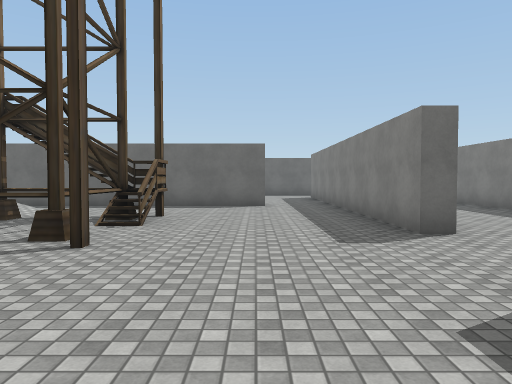
[1] (above)

24 first-person views from a walk through a Unity game level. The camera is 1.5 m above the floor, tilts 2° down and sees 70° across. The floor is counted in squares, 2 m on a side. Each view is taken from the middle of a square. On the plan, view 1 faces up. The plan holds only what a view shows up to about 11 squares ahead; the rest is blank. The player is left out. Some surface patterns are stand-ins.

[2]
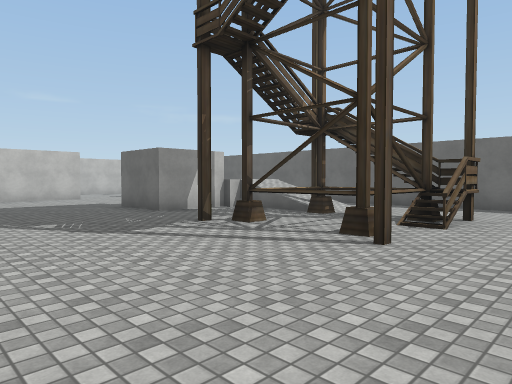

[3]
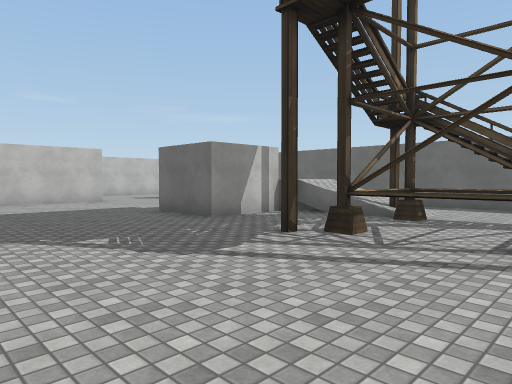

[4]
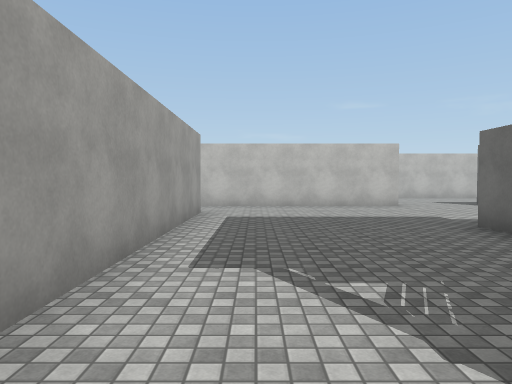

[5]
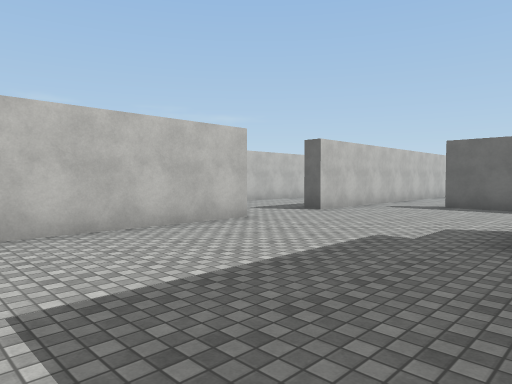

[6]
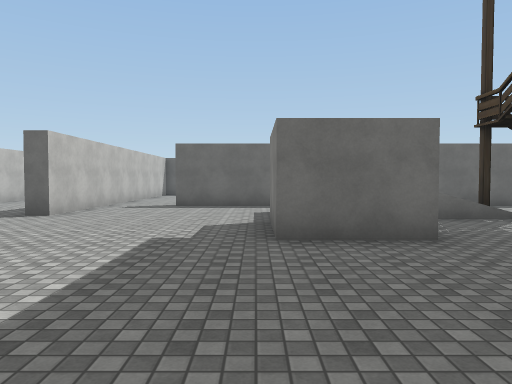

[7]
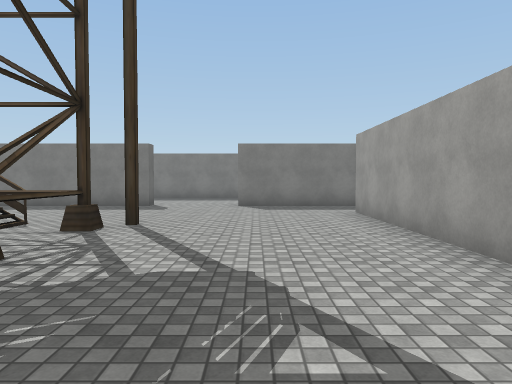

[8]
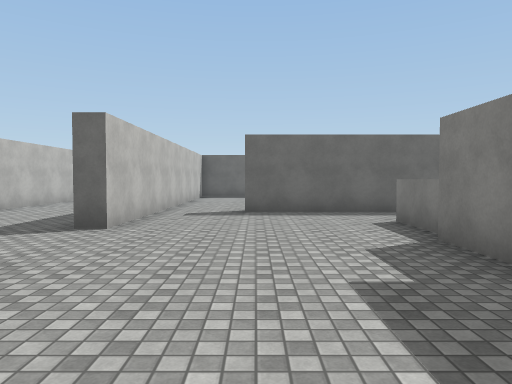

[9]
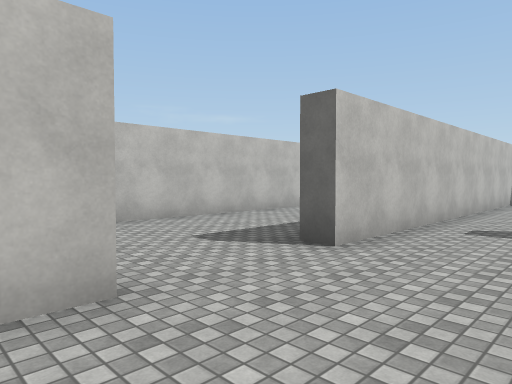

[10]
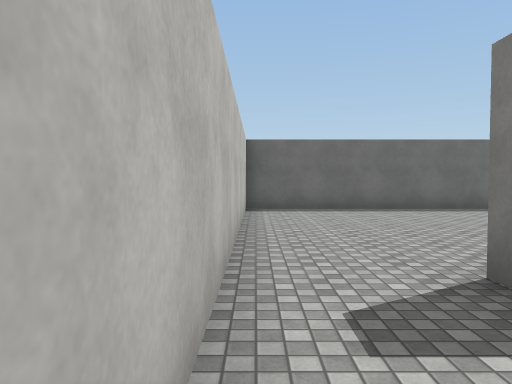

[11]
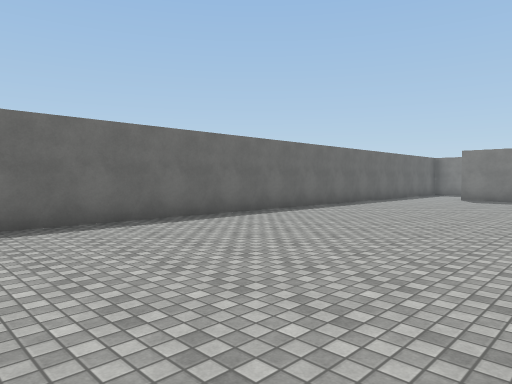

[12]
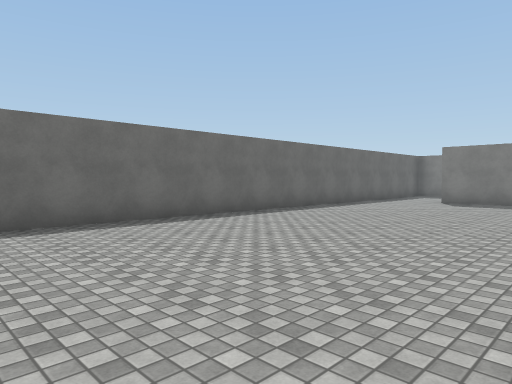

[13]
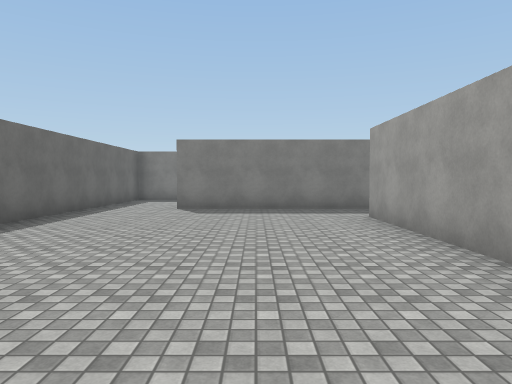

[14]
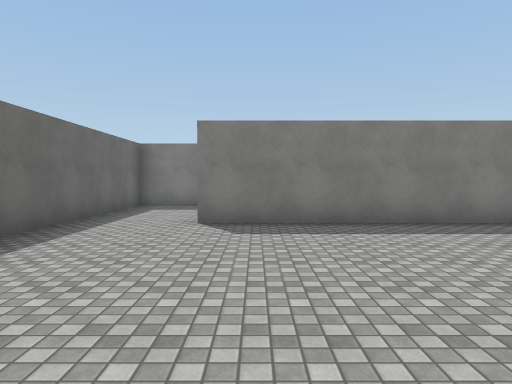

[15]
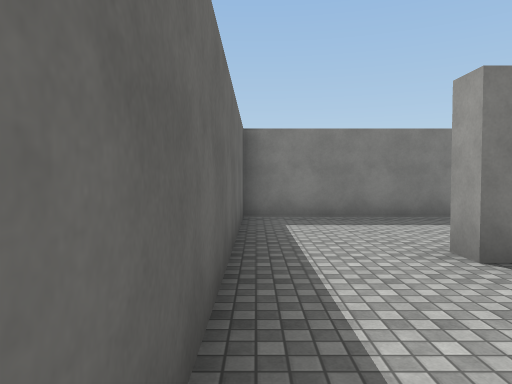

[16]
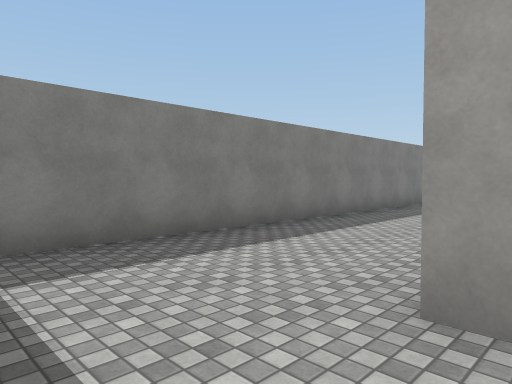

[17]
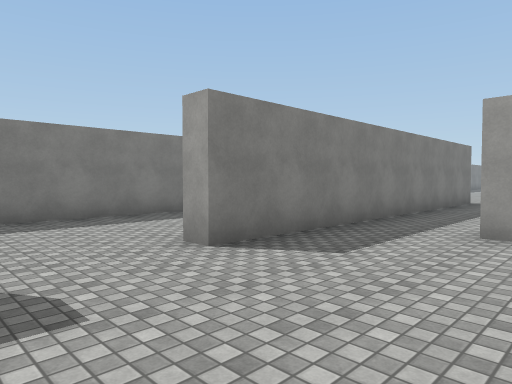

[18]
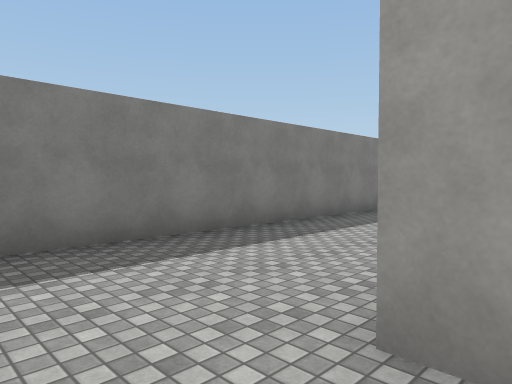

[19]
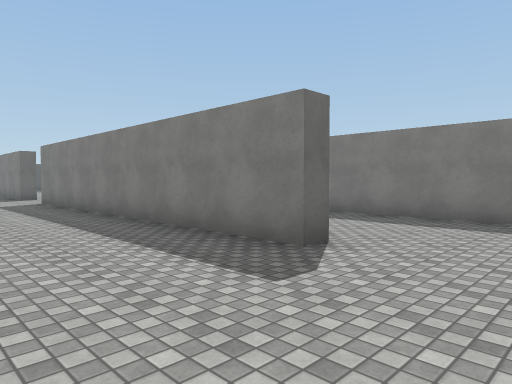

[20]
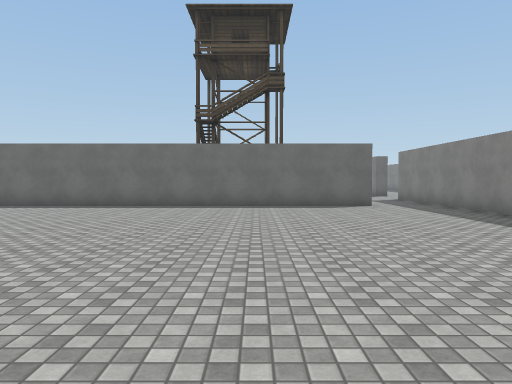

[21]
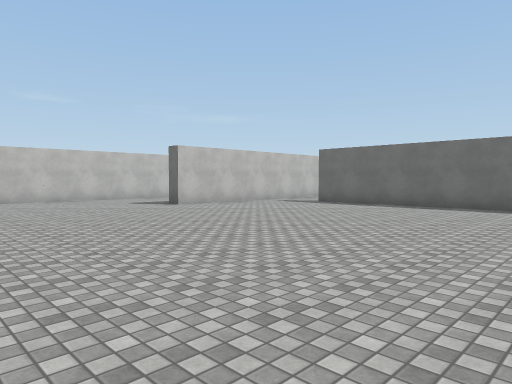

[22]
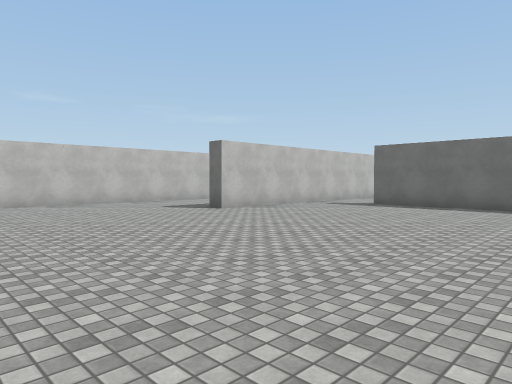

[23]
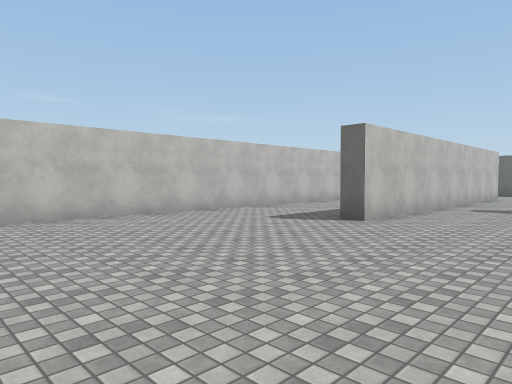

[24]
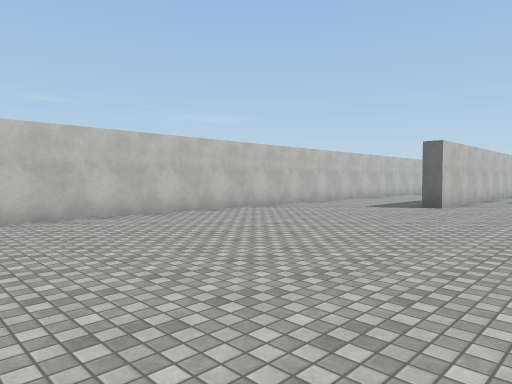

### Floor plan
Points are (right, up) in squares from view 1. A wall is a line through its corners. A room is listed if a view was taken in it or the views show most of it. See-through windows are left out.
Room 1 (views 1, 2, 3, 4, 5, 6, 7, 8, 9, 10, 17)
walls: (-7.7, 6.5) (-7.7, 4.5) (-9.7, 4.5) (-9.7, 6.5); (-12.2, -0.2) (0.2, -0.2); (-14.2, 5) (-14.2, -0.5); (2.3, 5) (2.3, 9.5); (0.2, 10.3) (-12.2, 10.3); (2.3, -0.5) (2.3, 2.5); (-14.2, 9.5) (-14.2, 7.5)
low walls: (-6.9, 6.9) (-7.5, 6.9)
ways out: opening at (-14.7, 6) to room 2; opening at (-13.5, -1) to room 2; opening at (-13.5, 10) to room 2; opening at (1, -1) to room 2; opening at (1, 10) to room 2; opening at (2, 3.5) to room 2
objects: tower (-5, 4) to (-2, 7)
Room 2 (views 11, 12, 13, 14, 15, 16, 18, 19, 20, 21, 22, 23, 24)
walls: (2.9, -7.5) (2.3, -7.5) (2.3, -0.5); (0.2, -0.7) (-12.2, -0.7); (6.2, -8.8) (6.2, 3.7); (-14.2, -0.5) (-14.2, -5) (-14.8, -5); (-18.2, -2.6) (-18.2, -13.8); (2.3, 2.5) (2.8, 2.5); (2.9, 5) (2.3, 5); (-14.2, 7.5) (-14.8, 7.5); (6.2, 5.6) (6.2, 17.2) (-14.2, 17.2); (-3.9, 10.7) (0.2, 10.7); (2.3, 9.5) (2.3, 15) (2.8, 15); (-18.2, 13.1) (-18.2, 6.7); (-14.2, 16.8) (-14.2, 9.5)
ways out: opening at (-14.7, 6) to room 1; opening at (-13.5, -1) to room 1; opening at (-13.5, 10) to room 1; opening at (1, -1) to room 1; opening at (1, 10) to room 1; opening at (2, 3.5) to room 1

Where each view was taken, in squares from view 1:
view 1: 0 up, 0 right, facing up
view 2: 0 up, 0 right, facing up-left
view 3: 0 up, 2 left, facing up-left
view 4: 1 up, 4 left, facing left
view 5: 0 up, 9 left, facing up-left
view 6: 0 up, 10 left, facing up
view 7: 2 up, 8 left, facing right
view 8: 2 up, 12 left, facing up
view 9: 4 up, 12 left, facing up-left
view 10: 8 up, 14 left, facing up
view 11: 11 up, 12 left, facing up-right
view 12: 11 up, 10 left, facing up-right
view 13: 13 up, 7 left, facing right
view 14: 14 up, 4 left, facing right
view 15: 17 up, 1 left, facing right
view 16: 17 up, 2 right, facing down-right
view 17: 5 up, 1 left, facing down-right
view 18: 4 up, 2 right, facing down-right
view 19: 10 down, 1 left, facing up-right
view 20: 11 down, 3 left, facing up
view 21: 11 down, 5 left, facing up-left
view 22: 11 down, 7 left, facing up-left
view 23: 11 down, 11 left, facing up-left
view 24: 15 down, 11 left, facing up-left
